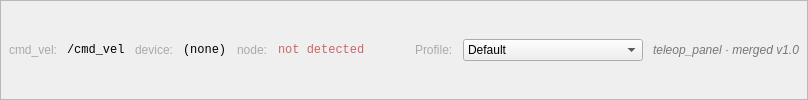
    <widget class="QFrame" name="frame_bottom_bar">
     <property name="frameShape"><enum>QFrame::StyledPanel</enum></property>
     <property name="frameShadow"><enum>QFrame::Sunken</enum></property>
     <layout class="QHBoxLayout" name="layout_bottom_bar">
      <property name="leftMargin"><number>8</number></property>
      <property name="topMargin"><number>4</number></property>
      <property name="rightMargin"><number>8</number></property>
      <property name="bottomMargin"><number>4</number></property>
      <property name="spacing"><number>10</number></property>

      <item>
       <widget class="QLabel" name="lbl_bottom_topic_cap">
        <property name="text"><string>cmd_vel:</string></property>
        <property name="styleSheet"><string notr="true">color:#aaa;</string></property>
       </widget>
      </item>
      <item>
       <widget class="QLabel" name="lbl_bottom_topic">
        <property name="text"><string>/cmd_vel</string></property>
        <property name="styleSheet"><string notr="true">font-family:monospace;</string></property>
       </widget>
      </item>

      <item>
       <widget class="QLabel" name="lbl_bottom_device_cap">
        <property name="text"><string>device:</string></property>
        <property name="styleSheet"><string notr="true">color:#aaa;</string></property>
       </widget>
      </item>
      <item>
       <widget class="QLabel" name="lbl_bottom_device">
        <property name="text"><string>(none)</string></property>
        <property name="styleSheet"><string notr="true">font-family:monospace;</string></property>
       </widget>
      </item>

      <item>
       <widget class="QLabel" name="lbl_bottom_node_cap">
        <property name="text"><string>node:</string></property>
        <property name="styleSheet"><string notr="true">color:#aaa;</string></property>
       </widget>
      </item>
      <item>
       <widget class="QLabel" name="lbl_bottom_node">
        <property name="text"><string>not detected</string></property>
        <property name="styleSheet"><string notr="true">color:#cc6666; font-family:monospace;</string></property>
       </widget>
      </item>

      <item>
       <spacer name="spacer_bottom_mid">
        <property name="orientation"><enum>Qt::Horizontal</enum></property>
        <property name="sizeHint" stdset="0"><size><width>40</width><height>20</height></size></property>
       </spacer>
      </item>

      <item>
       <widget class="QLabel" name="lbl_bottom_profile_cap">
        <property name="text"><string>Profile:</string></property>
        <property name="styleSheet"><string notr="true">color:#aaa;</string></property>
       </widget>
      </item>
      <item>
       <widget class="QComboBox" name="cmb_profile">
        <property name="minimumSize"><size><width>180</width><height>0</height></size></property>
        <property name="toolTip"><string>Informational. Applies on Reload YAML.</string></property>
        <item><property name="text"><string>Default</string></property></item>
        <item><property name="text"><string>Slow / Indoor</string></property></item>
        <item><property name="text"><string>Fast / Outdoor</string></property></item>
       </widget>
      </item>

      <item>
       <widget class="QLabel" name="lbl_build_tag">
        <property name="text"><string>teleop_panel · merged v1.0</string></property>
        <property name="styleSheet"><string notr="true">color:#777; font-style:italic;</string></property>
       </widget>
      </item>
     </layout>
    </widget>
